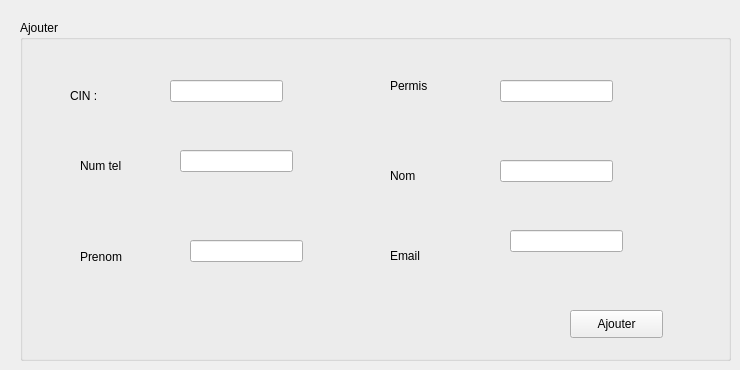
      <widget class="QWidget" name="tab_6">
       <attribute name="title">
        <string>Ajouter un client.</string>
       </attribute>
       <widget class="QGroupBox" name="groupBox_10">
        <property name="geometry">
         <rect>
          <x>20</x>
          <y>20</y>
          <width>711</width>
          <height>341</height>
         </rect>
        </property>
        <property name="title">
         <string>Ajouter</string>
        </property>
        <widget class="QLabel" name="label_48">
         <property name="geometry">
          <rect>
           <x>50</x>
           <y>60</y>
           <width>56</width>
           <height>31</height>
          </rect>
         </property>
         <property name="text">
          <string>CIN :</string>
         </property>
        </widget>
        <widget class="QLabel" name="label_49">
         <property name="geometry">
          <rect>
           <x>60</x>
           <y>130</y>
           <width>61</width>
           <height>31</height>
          </rect>
         </property>
         <property name="text">
          <string>Num tel</string>
         </property>
        </widget>
        <widget class="QLabel" name="label_50">
         <property name="geometry">
          <rect>
           <x>60</x>
           <y>216</y>
           <width>91</width>
           <height>41</height>
          </rect>
         </property>
         <property name="text">
          <string>Prenom</string>
         </property>
        </widget>
        <widget class="QLabel" name="label_51">
         <property name="geometry">
          <rect>
           <x>370</x>
           <y>50</y>
           <width>81</width>
           <height>31</height>
          </rect>
         </property>
         <property name="text">
          <string>Permis</string>
         </property>
        </widget>
        <widget class="QLabel" name="label_52">
         <property name="geometry">
          <rect>
           <x>370</x>
           <y>140</y>
           <width>71</width>
           <height>31</height>
          </rect>
         </property>
         <property name="text">
          <string>Nom</string>
         </property>
        </widget>
        <widget class="QLabel" name="label_53">
         <property name="geometry">
          <rect>
           <x>370</x>
           <y>220</y>
           <width>81</width>
           <height>31</height>
          </rect>
         </property>
         <property name="text">
          <string>Email</string>
         </property>
        </widget>
        <widget class="QLineEdit" name="lecin">
         <property name="geometry">
          <rect>
           <x>150</x>
           <y>60</y>
           <width>113</width>
           <height>22</height>
          </rect>
         </property>
        </widget>
        <widget class="QLineEdit" name="lenumtel">
         <property name="geometry">
          <rect>
           <x>160</x>
           <y>130</y>
           <width>113</width>
           <height>22</height>
          </rect>
         </property>
        </widget>
        <widget class="QLineEdit" name="leprenom">
         <property name="geometry">
          <rect>
           <x>170</x>
           <y>220</y>
           <width>113</width>
           <height>22</height>
          </rect>
         </property>
        </widget>
        <widget class="QLineEdit" name="lepermis">
         <property name="geometry">
          <rect>
           <x>480</x>
           <y>60</y>
           <width>113</width>
           <height>22</height>
          </rect>
         </property>
        </widget>
        <widget class="QLineEdit" name="lenom">
         <property name="geometry">
          <rect>
           <x>480</x>
           <y>140</y>
           <width>113</width>
           <height>22</height>
          </rect>
         </property>
        </widget>
        <widget class="QLineEdit" name="leemail">
         <property name="geometry">
          <rect>
           <x>490</x>
           <y>210</y>
           <width>113</width>
           <height>22</height>
          </rect>
         </property>
        </widget>
        <widget class="QPushButton" name="pb_ajouter_2">
         <property name="geometry">
          <rect>
           <x>550</x>
           <y>290</y>
           <width>93</width>
           <height>28</height>
          </rect>
         </property>
         <property name="text">
          <string>Ajouter</string>
         </property>
        </widget>
        <zorder>label_48</zorder>
        <zorder>label_49</zorder>
        <zorder>label_50</zorder>
        <zorder>label_51</zorder>
        <zorder>label_52</zorder>
        <zorder>label_53</zorder>
        <zorder>pb_ajouter_2</zorder>
        <zorder>leemail</zorder>
        <zorder>lecin</zorder>
        <zorder>lenumtel</zorder>
        <zorder>leprenom</zorder>
        <zorder>lepermis</zorder>
        <zorder>lenom</zorder>
       </widget>
      </widget>
